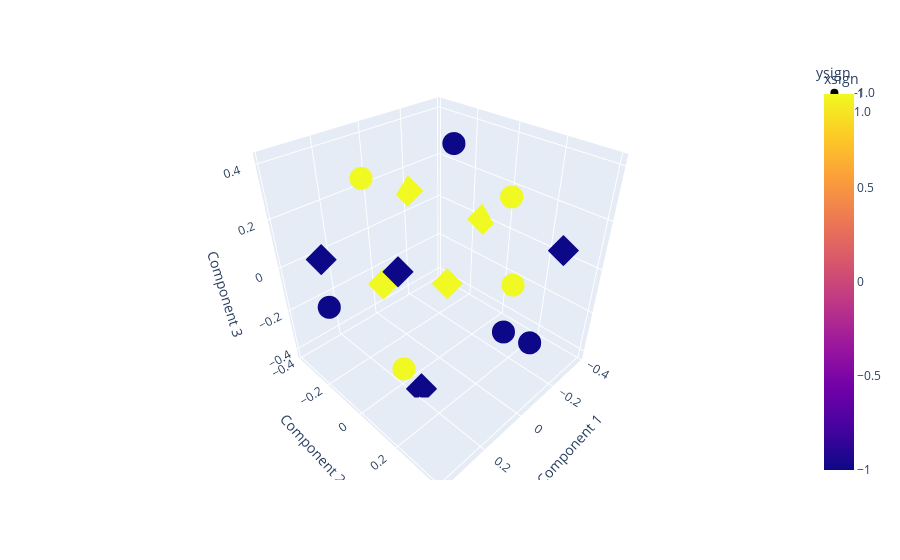

Notebook code for this chart:
### Code cell
import plotly.express as px
fig = px.scatter_3d(X_transdf, x='Component 1', y='Component 2', z='Component 3',
              color='xsign',symbol="ysign")
fig.show()

### Figure 1 — Plotly figure (JSON) as saved in the notebook; plotly's stock layout.template omitted (floating-point values rounded to 4 significant figures)
{"data": [{"hovertemplate": "ysign=-1.0<br>Component 1=%{x}<br>Component 2=%{y}<br>Component 3=%{z}<br>xsign=%{marker.color}<extra></extra>", "legendgroup": "-1.0", "marker": {"color": [-1, -1, -1, -1, 1, 1, 1, 1], "coloraxis": "coloraxis", "symbol": "circle"}, "mode": "markers", "name": "-1.0", "scene": "scene", "showlegend": true, "type": "scatter3d", "x": [0.3184, -0.2087, -0.1377, -0.04673, 0.1007, 0.3221, 0.1014, -0.1745], "y": [-0.2578, 0.1561, -0.06916, 0.3832, 0.3945, 0.1603, -0.2844, 0.1615], "z": [-0.1432, -0.3381, 0.413, -0.1374, 0.1907, -0.1546, 0.2934, 0.2831]}, {"hovertemplate": "ysign=1.0<br>Component 1=%{x}<br>Component 2=%{y}<br>Component 3=%{z}<br>xsign=%{marker.color}<extra></extra>", "legendgroup": "1.0", "marker": {"color": [-1, -1, -1, -1, 1, 1, 1, 1], "coloraxis": "coloraxis", "symbol": "diamond"}, "mode": "markers", "name": "1.0", "scene": "scene", "showlegend": true, "type": "scatter3d", "x": [0.3842, 0.1817, 0.325, -0.3675, -0.01899, -0.199, -0.1968, -0.3836], "y": [-0.1409, 0.08578, 0.1633, 0.2749, -0.3632, -0.3854, -0.1501, -0.1286], "z": [0.1569, -0.4198, 0.2331, 0.03638, -0.2696, 0.1052, -0.2495, 0.0004026]}], "layout": {"coloraxis": {"colorbar": {"title": {"text": "xsign"}}, "colorscale": [[0, "#0d0887"], [0.1111, "#46039f"], [0.2222, "#7201a8"], [0.3333, "#9c179e"], [0.4444, "#bd3786"], [0.5556, "#d8576b"], [0.6667, "#ed7953"], [0.7778, "#fb9f3a"], [0.8889, "#fdca26"], [1, "#f0f921"]]}, "legend": {"title": {"text": "ysign"}, "tracegroupgap": 0}, "margin": {"t": 60}, "scene": {"domain": {"x": [0, 1], "y": [0, 1]}, "xaxis": {"title": {"text": "Component 1"}}, "yaxis": {"title": {"text": "Component 2"}}, "zaxis": {"title": {"text": "Component 3"}}}}}
